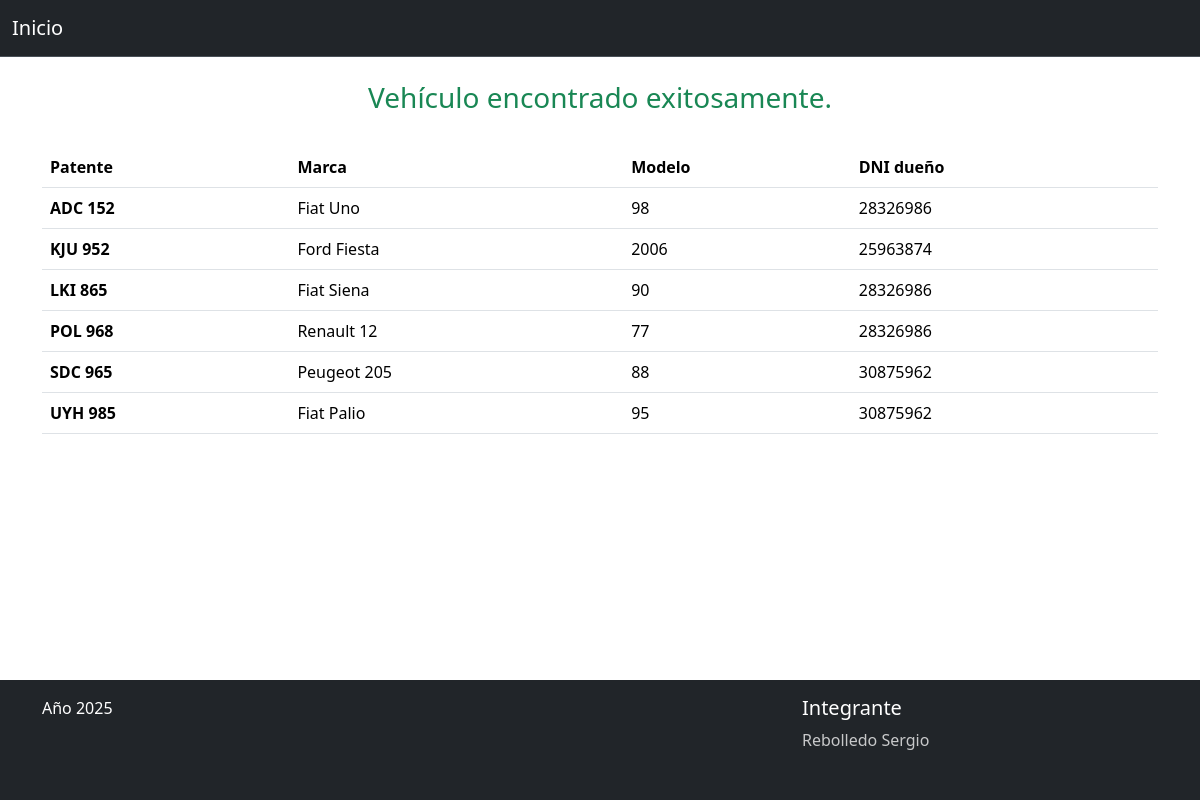
The page /vista/tp/4/accionBuscarAuto.php on the database its author committed.
### tables this page shows
CREATE TABLE `auto` (
  `Patente` varchar(10) NOT NULL,
  `Marca` varchar(50) NOT NULL,
  `Modelo` int(11) NOT NULL,
  `DniDuenio` varchar(10) NOT NULL,
  PRIMARY KEY  (`Patente`)
);

### utils/funciones.php (called while the page is built, shortened)
<?php
function darDatosSubmitted(){
    $datos = [];
    return $datos;
}
function autoloader($class_name){
    $directorys = array(
        $_SESSION['ROOT'] . 'modelo/4/',
        $_SESSION['ROOT'] . 'modelo/4/conector/',
        $_SESSION['ROOT'] . 'control/4/',
    );
}

### modelo/4/Auto.php (called while the page is built, shortened)
<?php
class Auto {
  private $patente;
  private $marca;
  private $modelo;
  private $dniDuenio;
  public function __construct(){
    $this->patente = "";
    $this->marca = "";
    $this->modelo = "";
    $this->dniDuenio = "";
  }
  public function getPatente() {return $this->patente;}
	public function getMarca() {return $this->marca;}
	public function getModelo() {return $this->modelo;}
	public function getDniDuenio() {return $this->dniDuenio;}
	public function setPatente( $patente): void {$this->patente = $patente;}
	public function setMarca( $marca): void {$this->marca = $marca;}
	public function setModelo( $modelo): void {$this->modelo = $modelo;}
	public function setDniDuenio( $dniDuenio): void {$this->dniDuenio = $dniDuenio;}
  public static function listar($parametro=""){
    $arreglo = array();
    $base = new BaseDatos();
    $sql = "SELECT * FROM auto";
    if ($parametro != "") {
      $sql .= ' WHERE ' . $parametro;
    }
    $respuesta = $base->Ejecutar($sql);
    if ($respuesta > -1) {
      if ($respuesta > 0) {
        while ($row = $base->Registro()) {
          $obj = new Auto();
          $obj->setear($row['Patente'], $row['Marca'], $row['Modelo'], $row['DniDuenio']);
          array_push($arreglo, $obj);
        }
      }
    } else {
      $this->setMensajeOperacion("Auto->listar " . $base->getError());
    }
    return $arreglo;
  }
}

### modelo/4/conector/BaseDatos.php (called while the page is built, shortened)
<?php
class BaseDatos extends PDO {
    private $indice;
    private $resultado;
    public function __construct(){
        $this->indice =0;
    }
    public function setSQL($e){
        return "\n".$this->sql = $e;
    }
    public function Ejecutar($sql){
        if ( stristr($sql,"select")){
            $resp =  $this->EjecutarSelect($sql);
        }
        return $resp;
    }
    private function EjecutarSelect($sql){
        $cant = -1;
        $resultado=parent::query($sql);
        if(!$resultado){
            $this->analizarDebug();
        }else {
            $arregloResult = $resultado->fetchAll();
            $cant = count($arregloResult);
        }
    return $cant;
    }
    public function Registro() {
        $filaActual = false;
        $indiceActual = $this->getIndice();
        if ($indiceActual>=0) {
            $filas = $this->getResultado();
            if($indiceActual<count($filas)){
                $filaActual =  $filas[$indiceActual];
            }else {
                $this->setIndice(-1);
            }
        }
    return $filaActual;
    }
    private function setIndice ($valor){
        $this->indice = $valor;
    }
    private function getIndice (){
        return $this->indice;
    }
    private function setResultado($valor){
        $this->resultado = $valor;
    }
    private function getResultado(){
        return $this->resultado;
    }
}

### control/4/AbmAuto.php (called while the page is built, shortened)
<?php
class AbmAuto{
  public function buscar($param){
    $where = " true ";
    $arreglo = Auto::listar($where);
    return $arreglo;
  }
  public function arreglar($param){
    $arregloAux = $this->buscar($param);
    $arreglo = array();
    $respuesta = array();
    foreach ($arregloAux as $objAuto) {
      $arreglo['patente'] = $objAuto->getPatente();
      $arreglo['marca'] = $objAuto->getMarca();
      $arreglo['modelo'] = $objAuto->getModelo();
      $arreglo['dniDuenio'] = $objAuto->getDniDuenio();
      array_push($respuesta, $arreglo);
    }
    return $respuesta;
  }
}
?>

### vista/tp/4/tablaAutos.php (the view)
<main class="container">
  <table class="table mt-4">
    <thead>
      <tr>
        <th scope="col">Patente</th>
        <th scope="col">Marca</th>
        <th scope="col">Modelo</th>
        <th scope="col">DNI dueño</th>
      </tr>
    </thead>
    <tbody>
      <?php foreach ($arreglo as $auto) {
        echo "<tr><th scope='row'>". $auto['patente'] ."</th><td>". $auto['marca'] ."</td><td>". $auto['modelo'] ."</td><td>". $auto['dniDuenio'] ."</td></tr>";
      } ?>
    </tbody>
  </table>
</main>

### vista/estructura/cabecera-retorno.php (shortened to what this page needs)
<!DOCTYPE html>
<html lang="es">
<head>
  <link href="https://cdn.jsdelivr.net/npm/bootstrap@5.3.3/dist/css/bootstrap.min.css" rel="stylesheet">
  <link rel="stylesheet" href="https://cdn.jsdelivr.net/npm/bootstrap-icons@1.13.1/font/bootstrap-icons.min.css">
  <link rel="stylesheet" href="../../css/estilos.css">
</head>
<body class="d-flex flex-column min-vh-100">
  <nav class="navbar navbar-expand-lg bg-dark border-bottom border-body" data-bs-theme="dark">
    <div class="container-fluid">
      <a class="navbar-brand" href="../../../index.php">Inicio</a>
  </nav>

### vista/tp/4/accionBuscarAuto.php (shortened to what this page needs)
<?php
$datos = darDatosSubmitted();
$objAbmAuto = new AbmAuto();
$arreglo = $objAbmAuto->arreglar($datos);
include_once '../../estructura/cabecera-retorno.php';
if (empty($arreglo)) {
  echo "<h3 class='text-center text-danger mt-4'>Vehículo no encontrado.</h3>";
} else {
  echo "<h3 class='text-center text-success mt-4'>Vehículo encontrado exitosamente.</h3>";
  include './tablaAutos.php';
}
include_once '../../estructura/pie.php' ?>

### vista/estructura/pie.php (shortened to what this page needs)
<footer class="bg-dark text-white px-1 py-3 mt-auto">
        <div class="container">
            <div class="row">
                <div class="col mb-4">
                    <p>Año 2025</p>
                </div>
                <div class="col mb-4"></div>
                <div class="col mb-4">
                    <h5>Integrante</h5>
                    <ul class="nav flex-column">
                        <li class="nav-item mb-2 opacity-75">Rebolledo Sergio</li>
                    </ul>
                </div>
            </div>
        </div>
    </footer>
</body>
</html>

### vista/css/estilos.css (style rules this page uses)
.container { flex: 1; }

### rows shown on the page
auto: Patente "ADC 152", Marca "Fiat Uno", Modelo "98", DniDuenio "28326986"
auto: Patente "KJU 952", Marca "Ford Fiesta", Modelo "2006", DniDuenio "25963874"
auto: Patente "LKI 865", Marca "Fiat Siena", Modelo "90", DniDuenio "28326986"
auto: Patente "POL 968", Marca "Renault 12", Modelo "77", DniDuenio "28326986"
auto: Patente "SDC 965", Marca "Peugeot 205", Modelo "88", DniDuenio "30875962"
auto: Patente "UYH 985", Marca "Fiat Palio", Modelo "95", DniDuenio "30875962"
